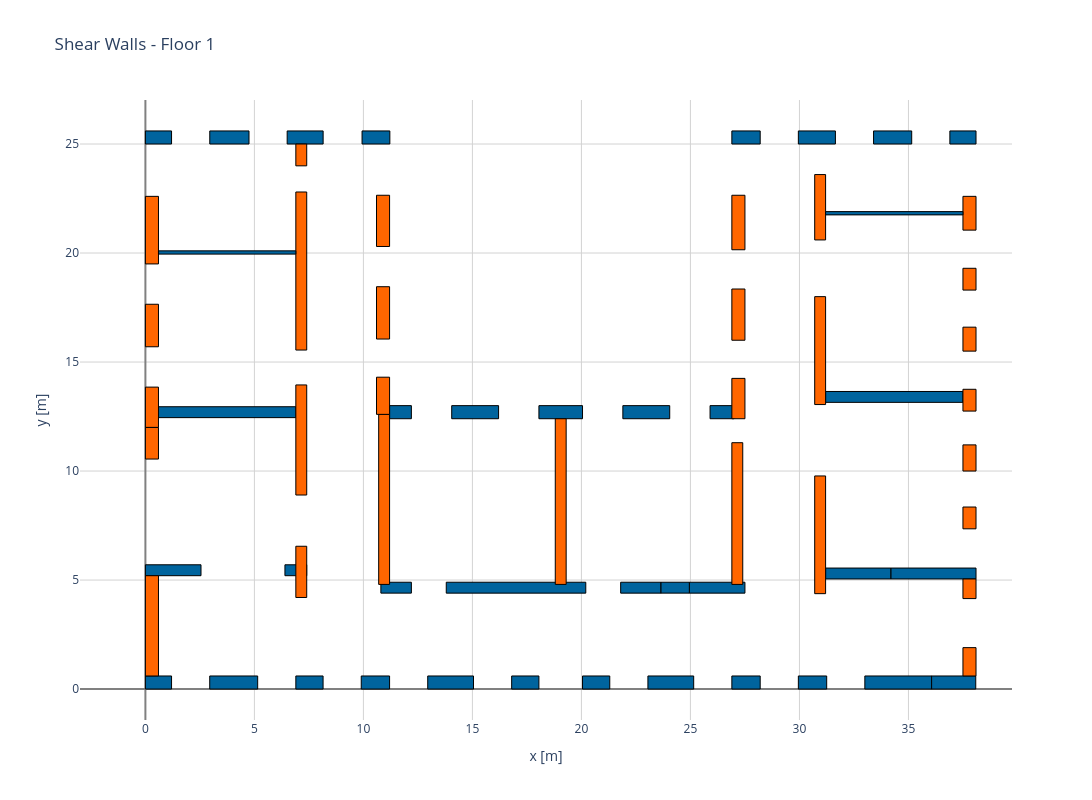

Notebook cell for this chart:
### Markdown cell above
### 2D layout

### Code cell
floor_id = 0
S.plot_floor_layout(floor_id)

### Figure 1 — Plotly figure (JSON) as saved in the notebook; plotly's stock layout.template omitted (floating-point values rounded to 4 significant figures)
{"data": [{"fill": "toself", "fillcolor": "#00649e", "hoverlabel": {"namelength": 0}, "hoveron": "fills", "hovertemplate": "%{text}<extra></extra>", "line": {"color": "black", "width": 1}, "mode": "lines", "name": "Wall F0_W1", "showlegend": false, "text": "<b>Wall F0_W1</b><br>shear wall in dir X", "type": "scatter", "x": [1.2, 0.0, 0.0, 1.2, 1.2], "y": [0.6, 0.6, 0.0, 0.0, 0.6]}, {"fill": "toself", "fillcolor": "#00649e", "hoverlabel": {"namelength": 0}, "hoveron": "fills", "hovertemplate": "%{text}<extra></extra>", "line": {"color": "black", "width": 1}, "mode": "lines", "name": "Wall F0_W2", "showlegend": false, "text": "<b>Wall F0_W2</b><br>shear wall in dir X", "type": "scatter", "x": [5.15, 2.95, 2.95, 5.15, 5.15], "y": [0.6, 0.6, 0.0, 0.0, 0.6]}, {"fill": "toself", "fillcolor": "#00649e", "hoverlabel": {"namelength": 0}, "hoveron": "fills", "hovertemplate": "%{text}<extra></extra>", "line": {"color": "black", "width": 1}, "mode": "lines", "name": "Wall F0_W3", "showlegend": false, "text": "<b>Wall F0_W3</b><br>shear wall in dir X", "type": "scatter", "x": [36.08, 33.0, 33.0, 36.08, 36.08], "y": [0.6, 0.6, 0.0, 0.0, 0.6]}, {"fill": "toself", "fillcolor": "#00649e", "hoverlabel": {"namelength": 0}, "hoveron": "fills", "hovertemplate": "%{text}<extra></extra>", "line": {"color": "black", "width": 1}, "mode": "lines", "name": "Wall F0_W4", "showlegend": false, "text": "<b>Wall F0_W4</b><br>shear wall in dir X", "type": "scatter", "x": [38.09, 36.06, 36.06, 38.09, 38.09], "y": [0.6, 0.6, 0.0, 0.0, 0.6]}, {"fill": "toself", "fillcolor": "#00649e", "hoverlabel": {"namelength": 0}, "hoveron": "fills", "hovertemplate": "%{text}<extra></extra>", "line": {"color": "black", "width": 1}, "mode": "lines", "name": "Wall F0_W5", "showlegend": false, "text": "<b>Wall F0_W5</b><br>shear wall in dir X", "type": "scatter", "x": [2.55, 0.0, 0.0, 2.55, 2.55], "y": [5.7, 5.7, 5.2, 5.2, 5.7]}, {"fill": "toself", "fillcolor": "#00649e", "hoverlabel": {"namelength": 0}, "hoveron": "fills", "hovertemplate": "%{text}<extra></extra>", "line": {"color": "black", "width": 1}, "mode": "lines", "name": "Wall F0_W6", "showlegend": false, "text": "<b>Wall F0_W6</b><br>shear wall in dir X", "type": "scatter", "x": [7.4, 6.4, 6.4, 7.4, 7.4], "y": [5.7, 5.7, 5.2, 5.2, 5.7]}, {"fill": "toself", "fillcolor": "#00649e", "hoverlabel": {"namelength": 0}, "hoveron": "fills", "hovertemplate": "%{text}<extra></extra>", "line": {"color": "black", "width": 1}, "mode": "lines", "name": "Wall F0_W7", "showlegend": false, "text": "<b>Wall F0_W7</b><br>shear wall in dir X", "type": "scatter", "x": [12.2, 10.8, 10.8, 12.2, 12.2], "y": [4.9, 4.9, 4.4, 4.4, 4.9]}, {"fill": "toself", "fillcolor": "#00649e", "hoverlabel": {"namelength": 0}, "hoveron": "fills", "hovertemplate": "%{text}<extra></extra>", "line": {"color": "black", "width": 1}, "mode": "lines", "name": "Wall F0_W8", "showlegend": false, "text": "<b>Wall F0_W8</b><br>shear wall in dir X", "type": "scatter", "x": [20.2, 13.8, 13.8, 20.2, 20.2], "y": [4.9, 4.9, 4.4, 4.4, 4.9]}, {"fill": "toself", "fillcolor": "#00649e", "hoverlabel": {"namelength": 0}, "hoveron": "fills", "hovertemplate": "%{text}<extra></extra>", "line": {"color": "black", "width": 1}, "mode": "lines", "name": "Wall F0_W9", "showlegend": false, "text": "<b>Wall F0_W9</b><br>shear wall in dir X", "type": "scatter", "x": [23.65, 21.8, 21.8, 23.65, 23.65], "y": [4.9, 4.9, 4.4, 4.4, 4.9]}, {"fill": "toself", "fillcolor": "#00649e", "hoverlabel": {"namelength": 0}, "hoveron": "fills", "hovertemplate": "%{text}<extra></extra>", "line": {"color": "black", "width": 1}, "mode": "lines", "name": "Wall F0_W10", "showlegend": false, "text": "<b>Wall F0_W10</b><br>shear wall in dir X", "type": "scatter", "x": [27.5, 24.95, 24.95, 27.5, 27.5], "y": [4.9, 4.9, 4.4, 4.4, 4.9]}, {"fill": "toself", "fillcolor": "#00649e", "hoverlabel": {"namelength": 0}, "hoveron": "fills", "hovertemplate": "%{text}<extra></extra>", "line": {"color": "black", "width": 1}, "mode": "lines", "name": "Wall F0_W11", "showlegend": false, "text": "<b>Wall F0_W11</b><br>shear wall in dir X", "type": "scatter", "x": [34.2, 31.2, 31.2, 34.2, 34.2], "y": [5.55, 5.55, 5.05, 5.05, 5.55]}, {"fill": "toself", "fillcolor": "#00649e", "hoverlabel": {"namelength": 0}, "hoveron": "fills", "hovertemplate": "%{text}<extra></extra>", "line": {"color": "black", "width": 1}, "mode": "lines", "name": "Wall F0_W12", "showlegend": false, "text": "<b>Wall F0_W12</b><br>shear wall in dir X", "type": "scatter", "x": [38.1, 34.2, 34.2, 38.1, 38.1], "y": [5.55, 5.55, 5.05, 5.05, 5.55]}, {"fill": "toself", "fillcolor": "#00649e", "hoverlabel": {"namelength": 0}, "hoveron": "fills", "hovertemplate": "%{text}<extra></extra>", "line": {"color": "black", "width": 1}, "mode": "lines", "name": "Wall F0_W13", "showlegend": false, "text": "<b>Wall F0_W13</b><br>shear wall in dir X", "type": "scatter", "x": [6.9, 0.6, 0.6, 6.9, 6.9], "y": [12.95, 12.95, 12.45, 12.45, 12.95]}, {"fill": "toself", "fillcolor": "#00649e", "hoverlabel": {"namelength": 0}, "hoveron": "fills", "hovertemplate": "%{text}<extra></extra>", "line": {"color": "black", "width": 1}, "mode": "lines", "name": "Wall F0_W14", "showlegend": false, "text": "<b>Wall F0_W14</b><br>shear wall in dir X", "type": "scatter", "x": [12.2, 11.2, 11.2, 12.2, 12.2], "y": [13.0, 13.0, 12.4, 12.4, 13.0]}, {"fill": "toself", "fillcolor": "#00649e", "hoverlabel": {"namelength": 0}, "hoveron": "fills", "hovertemplate": "%{text}<extra></extra>", "line": {"color": "black", "width": 1}, "mode": "lines", "name": "Wall F0_W15", "showlegend": false, "text": "<b>Wall F0_W15</b><br>shear wall in dir X", "type": "scatter", "x": [16.2, 14.05, 14.05, 16.2, 16.2], "y": [13.0, 13.0, 12.4, 12.4, 13.0]}, {"fill": "toself", "fillcolor": "#00649e", "hoverlabel": {"namelength": 0}, "hoveron": "fills", "hovertemplate": "%{text}<extra></extra>", "line": {"color": "black", "width": 1}, "mode": "lines", "name": "Wall F0_W16", "showlegend": false, "text": "<b>Wall F0_W16</b><br>shear wall in dir X", "type": "scatter", "x": [20.05, 18.05, 18.05, 20.05, 20.05], "y": [13.0, 13.0, 12.4, 12.4, 13.0]}, {"fill": "toself", "fillcolor": "#00649e", "hoverlabel": {"namelength": 0}, "hoveron": "fills", "hovertemplate": "%{text}<extra></extra>", "line": {"color": "black", "width": 1}, "mode": "lines", "name": "Wall F0_W17", "showlegend": false, "text": "<b>Wall F0_W17</b><br>shear wall in dir X", "type": "scatter", "x": [24.05, 21.9, 21.9, 24.05, 24.05], "y": [13.0, 13.0, 12.4, 12.4, 13.0]}, {"fill": "toself", "fillcolor": "#00649e", "hoverlabel": {"namelength": 0}, "hoveron": "fills", "hovertemplate": "%{text}<extra></extra>", "line": {"color": "black", "width": 1}, "mode": "lines", "name": "Wall F0_W18", "showlegend": false, "text": "<b>Wall F0_W18</b><br>shear wall in dir X", "type": "scatter", "x": [27.0, 25.9, 25.9, 27.0, 27.0], "y": [13.0, 13.0, 12.4, 12.4, 13.0]}, {"fill": "toself", "fillcolor": "#00649e", "hoverlabel": {"namelength": 0}, "hoveron": "fills", "hovertemplate": "%{text}<extra></extra>", "line": {"color": "black", "width": 1}, "mode": "lines", "name": "Wall F0_W19", "showlegend": false, "text": "<b>Wall F0_W19</b><br>shear wall in dir X", "type": "scatter", "x": [37.5, 31.2, 31.2, 37.5, 37.5], "y": [13.65, 13.65, 13.15, 13.15, 13.65]}, {"fill": "toself", "fillcolor": "#00649e", "hoverlabel": {"namelength": 0}, "hoveron": "fills", "hovertemplate": "%{text}<extra></extra>", "line": {"color": "black", "width": 1}, "mode": "lines", "name": "Wall F0_W20", "showlegend": false, "text": "<b>Wall F0_W20</b><br>shear wall in dir X", "type": "scatter", "x": [15.05, 12.95, 12.95, 15.05, 15.05], "y": [0.6, 0.6, 0.0, 0.0, 0.6]}, {"fill": "toself", "fillcolor": "#00649e", "hoverlabel": {"namelength": 0}, "hoveron": "fills", "hovertemplate": "%{text}<extra></extra>", "line": {"color": "black", "width": 1}, "mode": "lines", "name": "Wall F0_W21", "showlegend": false, "text": "<b>Wall F0_W21</b><br>shear wall in dir X", "type": "scatter", "x": [25.15, 23.05, 23.05, 25.15, 25.15], "y": [0.6, 0.6, 0.0, 0.0, 0.6]}, {"fill": "toself", "fillcolor": "#ff6600", "hoverlabel": {"namelength": 0}, "hoveron": "fills", "hovertemplate": "%{text}<extra></extra>", "line": {"color": "black", "width": 1}, "mode": "lines", "name": "Wall F0_W22", "showlegend": false, "text": "<b>Wall F0_W22</b><br>shear wall in dir Y", "type": "scatter", "x": [37.5, 37.5, 38.1, 38.1, 37.5], "y": [1.9, 0.6, 0.6, 1.9, 1.9]}, {"fill": "toself", "fillcolor": "#ff6600", "hoverlabel": {"namelength": 0}, "hoveron": "fills", "hovertemplate": "%{text}<extra></extra>", "line": {"color": "black", "width": 1}, "mode": "lines", "name": "Wall F0_W23", "showlegend": false, "text": "<b>Wall F0_W23</b><br>shear wall in dir Y", "type": "scatter", "x": [37.5, 37.5, 38.1, 38.1, 37.5], "y": [5.05, 4.15, 4.15, 5.05, 5.05]}, {"fill": "toself", "fillcolor": "#ff6600", "hoverlabel": {"namelength": 0}, "hoveron": "fills", "hovertemplate": "%{text}<extra></extra>", "line": {"color": "black", "width": 1}, "mode": "lines", "name": "Wall F0_W24", "showlegend": false, "text": "<b>Wall F0_W24</b><br>shear wall in dir Y", "type": "scatter", "x": [10.7, 10.7, 11.2, 11.2, 10.7], "y": [12.6, 4.8, 4.8, 12.6, 12.6]}, {"fill": "toself", "fillcolor": "#ff6600", "hoverlabel": {"namelength": 0}, "hoveron": "fills", "hovertemplate": "%{text}<extra></extra>", "line": {"color": "black", "width": 1}, "mode": "lines", "name": "Wall F0_W25", "showlegend": false, "text": "<b>Wall F0_W25</b><br>shear wall in dir Y", "type": "scatter", "x": [18.8, 18.8, 19.3, 19.3, 18.8], "y": [12.4, 4.8, 4.8, 12.4, 12.4]}, {"fill": "toself", "fillcolor": "#ff6600", "hoverlabel": {"namelength": 0}, "hoveron": "fills", "hovertemplate": "%{text}<extra></extra>", "line": {"color": "black", "width": 1}, "mode": "lines", "name": "Wall F0_W26", "showlegend": false, "text": "<b>Wall F0_W26</b><br>shear wall in dir Y", "type": "scatter", "x": [26.9, 26.9, 27.4, 27.4, 26.9], "y": [11.3, 4.8, 4.8, 11.3, 11.3]}, {"fill": "toself", "fillcolor": "#ff6600", "hoverlabel": {"namelength": 0}, "hoveron": "fills", "hovertemplate": "%{text}<extra></extra>", "line": {"color": "black", "width": 1}, "mode": "lines", "name": "Wall F0_W27", "showlegend": false, "text": "<b>Wall F0_W27</b><br>shear wall in dir Y", "type": "scatter", "x": [26.9, 26.9, 27.5, 27.5, 26.9], "y": [14.25, 12.4, 12.4, 14.25, 14.25]}, {"fill": "toself", "fillcolor": "#ff6600", "hoverlabel": {"namelength": 0}, "hoveron": "fills", "hovertemplate": "%{text}<extra></extra>", "line": {"color": "black", "width": 1}, "mode": "lines", "name": "Wall F0_W28", "showlegend": false, "text": "<b>Wall F0_W28</b><br>shear wall in dir Y", "type": "scatter", "x": [37.5, 37.5, 38.1, 38.1, 37.5], "y": [8.35, 7.35, 7.35, 8.35, 8.35]}, {"fill": "toself", "fillcolor": "#ff6600", "hoverlabel": {"namelength": 0}, "hoveron": "fills", "hovertemplate": "%{text}<extra></extra>", "line": {"color": "black", "width": 1}, "mode": "lines", "name": "Wall F0_W29", "showlegend": false, "text": "<b>Wall F0_W29</b><br>shear wall in dir Y", "type": "scatter", "x": [37.5, 37.5, 38.1, 38.1, 37.5], "y": [11.2, 10.0, 10.0, 11.2, 11.2]}, {"fill": "toself", "fillcolor": "#ff6600", "hoverlabel": {"namelength": 0}, "hoveron": "fills", "hovertemplate": "%{text}<extra></extra>", "line": {"color": "black", "width": 1}, "mode": "lines", "name": "Wall F0_W30", "showlegend": false, "text": "<b>Wall F0_W30</b><br>shear wall in dir Y", "type": "scatter", "x": [37.5, 37.5, 38.1, 38.1, 37.5], "y": [13.75, 12.75, 12.75, 13.75, 13.75]}, {"fill": "toself", "fillcolor": "#ff6600", "hoverlabel": {"namelength": 0}, "hoveron": "fills", "hovertemplate": "%{text}<extra></extra>", "line": {"color": "black", "width": 1}, "mode": "lines", "name": "Wall F0_W31", "showlegend": false, "text": "<b>Wall F0_W31</b><br>shear wall in dir Y", "type": "scatter", "x": [5.551e-17, -5.551e-17, 0.6, 0.6, 5.551e-17], "y": [13.85, 12.0, 12.0, 13.85, 13.85]}, {"fill": "toself", "fillcolor": "#ff6600", "hoverlabel": {"namelength": 0}, "hoveron": "fills", "hovertemplate": "%{text}<extra></extra>", "line": {"color": "black", "width": 1}, "mode": "lines", "name": "Wall F0_W32", "showlegend": false, "text": "<b>Wall F0_W32</b><br>shear wall in dir Y", "type": "scatter", "x": [6.9, 6.9, 7.4, 7.4, 6.9], "y": [13.95, 8.9, 8.9, 13.95, 13.95]}, {"fill": "toself", "fillcolor": "#ff6600", "hoverlabel": {"namelength": 0}, "hoveron": "fills", "hovertemplate": "%{text}<extra></extra>", "line": {"color": "black", "width": 1}, "mode": "lines", "name": "Wall F0_W33", "showlegend": false, "text": "<b>Wall F0_W33</b><br>shear wall in dir Y", "type": "scatter", "x": [10.6, 10.6, 11.2, 11.2, 10.6], "y": [14.3, 12.6, 12.6, 14.3, 14.3]}, {"fill": "toself", "fillcolor": "#ff6600", "hoverlabel": {"namelength": 0}, "hoveron": "fills", "hovertemplate": "%{text}<extra></extra>", "line": {"color": "black", "width": 1}, "mode": "lines", "name": "Wall F0_W34", "showlegend": false, "text": "<b>Wall F0_W34</b><br>shear wall in dir Y", "type": "scatter", "x": [5.551e-17, -5.551e-17, 0.6, 0.6, 5.551e-17], "y": [17.65, 15.7, 15.7, 17.65, 17.65]}, {"fill": "toself", "fillcolor": "#ff6600", "hoverlabel": {"namelength": 0}, "hoveron": "fills", "hovertemplate": "%{text}<extra></extra>", "line": {"color": "black", "width": 1}, "mode": "lines", "name": "Wall F0_W35", "showlegend": false, "text": "<b>Wall F0_W35</b><br>shear wall in dir Y", "type": "scatter", "x": [10.6, 10.6, 11.2, 11.2, 10.6], "y": [18.45, 16.05, 16.05, 18.45, 18.45]}, {"fill": "toself", "fillcolor": "#00649e", "hoverlabel": {"namelength": 0}, "hoveron": "fills", "hovertemplate": "%{text}<extra></extra>", "line": {"color": "black", "width": 1}, "mode": "lines", "name": "Wall F0_W36", "showlegend": false, "text": "<b>Wall F0_W36</b><br>shear wall in dir X", "type": "scatter", "x": [8.15, 6.9, 6.9, 8.15, 8.15], "y": [0.6, 0.6, 0.0, 0.0, 0.6]}, {"fill": "toself", "fillcolor": "#00649e", "hoverlabel": {"namelength": 0}, "hoveron": "fills", "hovertemplate": "%{text}<extra></extra>", "line": {"color": "black", "width": 1}, "mode": "lines", "name": "Wall F0_W37", "showlegend": false, "text": "<b>Wall F0_W37</b><br>shear wall in dir X", "type": "scatter", "x": [11.2, 9.9, 9.9, 11.2, 11.2], "y": [0.6, 0.6, 0.0, 0.0, 0.6]}, {"fill": "toself", "fillcolor": "#00649e", "hoverlabel": {"namelength": 0}, "hoveron": "fills", "hovertemplate": "%{text}<extra></extra>", "line": {"color": "black", "width": 1}, "mode": "lines", "name": "Wall F0_W38", "showlegend": false, "text": "<b>Wall F0_W38</b><br>shear wall in dir X", "type": "scatter", "x": [18.05, 16.8, 16.8, 18.05, 18.05], "y": [0.6, 0.6, 0.0, 0.0, 0.6]}, {"fill": "toself", "fillcolor": "#00649e", "hoverlabel": {"namelength": 0}, "hoveron": "fills", "hovertemplate": "%{text}<extra></extra>", "line": {"color": "black", "width": 1}, "mode": "lines", "name": "Wall F0_W39", "showlegend": false, "text": "<b>Wall F0_W39</b><br>shear wall in dir X", "type": "scatter", "x": [21.3, 20.05, 20.05, 21.3, 21.3], "y": [0.6, 0.6, 0.0, 0.0, 0.6]}, {"fill": "toself", "fillcolor": "#00649e", "hoverlabel": {"namelength": 0}, "hoveron": "fills", "hovertemplate": "%{text}<extra></extra>", "line": {"color": "black", "width": 1}, "mode": "lines", "name": "Wall F0_W40", "showlegend": false, "text": "<b>Wall F0_W40</b><br>shear wall in dir X", "type": "scatter", "x": [28.2, 26.9, 26.9, 28.2, 28.2], "y": [0.6, 0.6, 0.0, 0.0, 0.6]}, {"fill": "toself", "fillcolor": "#00649e", "hoverlabel": {"namelength": 0}, "hoveron": "fills", "hovertemplate": "%{text}<extra></extra>", "line": {"color": "black", "width": 1}, "mode": "lines", "name": "Wall F0_W41", "showlegend": false, "text": "<b>Wall F0_W41</b><br>shear wall in dir X", "type": "scatter", "x": [31.25, 29.95, 29.95, 31.25, 31.25], "y": [0.6, 0.6, 0.0, 0.0, 0.6]}, {"fill": "toself", "fillcolor": "#00649e", "hoverlabel": {"namelength": 0}, "hoveron": "fills", "hovertemplate": "%{text}<extra></extra>", "line": {"color": "black", "width": 1}, "mode": "lines", "name": "Wall F0_W42", "showlegend": false, "text": "<b>Wall F0_W42</b><br>shear wall in dir X", "type": "scatter", "x": [24.95, 23.65, 23.65, 24.95, 24.95], "y": [4.9, 4.9, 4.4, 4.4, 4.9]}, {"fill": "toself", "fillcolor": "#00649e", "hoverlabel": {"namelength": 0}, "hoveron": "fills", "hovertemplate": "%{text}<extra></extra>", "line": {"color": "black", "width": 1}, "mode": "lines", "name": "Wall F0_W43", "showlegend": false, "text": "<b>Wall F0_W43</b><br>shear wall in dir X", "type": "scatter", "x": [1.2, 0.0, 0.0, 1.2, 1.2], "y": [25.6, 25.6, 25.0, 25.0, 25.6]}, {"fill": "toself", "fillcolor": "#00649e", "hoverlabel": {"namelength": 0}, "hoveron": "fills", "hovertemplate": "%{text}<extra></extra>", "line": {"color": "black", "width": 1}, "mode": "lines", "name": "Wall F0_W44", "showlegend": false, "text": "<b>Wall F0_W44</b><br>shear wall in dir X", "type": "scatter", "x": [4.752, 2.952, 2.952, 4.752, 4.752], "y": [25.6, 25.6, 25.0, 25.0, 25.6]}, {"fill": "toself", "fillcolor": "#00649e", "hoverlabel": {"namelength": 0}, "hoveron": "fills", "hovertemplate": "%{text}<extra></extra>", "line": {"color": "black", "width": 1}, "mode": "lines", "name": "Wall F0_W45", "showlegend": false, "text": "<b>Wall F0_W45</b><br>shear wall in dir X", "type": "scatter", "x": [8.152, 6.502, 6.502, 8.152, 8.152], "y": [25.6, 25.6, 25.0, 25.0, 25.6]}, {"fill": "toself", "fillcolor": "#00649e", "hoverlabel": {"namelength": 0}, "hoveron": "fills", "hovertemplate": "%{text}<extra></extra>", "line": {"color": "black", "width": 1}, "mode": "lines", "name": "Wall F0_W46", "showlegend": false, "text": "<b>Wall F0_W46</b><br>shear wall in dir X", "type": "scatter", "x": [11.21, 9.938, 9.938, 11.21, 11.21], "y": [25.6, 25.6, 25.0, 25.0, 25.6]}, {"fill": "toself", "fillcolor": "#00649e", "hoverlabel": {"namelength": 0}, "hoveron": "fills", "hovertemplate": "%{text}<extra></extra>", "line": {"color": "black", "width": 1}, "mode": "lines", "name": "Wall F0_W47", "showlegend": false, "text": "<b>Wall F0_W47</b><br>shear wall in dir X", "type": "scatter", "x": [28.2, 26.9, 26.9, 28.2, 28.2], "y": [25.6, 25.6, 25.0, 25.0, 25.6]}, {"fill": "toself", "fillcolor": "#00649e", "hoverlabel": {"namelength": 0}, "hoveron": "fills", "hovertemplate": "%{text}<extra></extra>", "line": {"color": "black", "width": 1}, "mode": "lines", "name": "Wall F0_W48", "showlegend": false, "text": "<b>Wall F0_W48</b><br>shear wall in dir X", "type": "scatter", "x": [31.65, 29.95, 29.95, 31.65, 31.65], "y": [25.6, 25.6, 25.0, 25.0, 25.6]}, {"fill": "toself", "fillcolor": "#00649e", "hoverlabel": {"namelength": 0}, "hoveron": "fills", "hovertemplate": "%{text}<extra></extra>", "line": {"color": "black", "width": 1}, "mode": "lines", "name": "Wall F0_W49", "showlegend": false, "text": "<b>Wall F0_W49</b><br>shear wall in dir X", "type": "scatter", "x": [35.15, 33.4, 33.4, 35.15, 35.15], "y": [25.6, 25.6, 25.0, 25.0, 25.6]}, {"fill": "toself", "fillcolor": "#00649e", "hoverlabel": {"namelength": 0}, "hoveron": "fills", "hovertemplate": "%{text}<extra></extra>", "line": {"color": "black", "width": 1}, "mode": "lines", "name": "Wall F0_W50", "showlegend": false, "text": "<b>Wall F0_W50</b><br>shear wall in dir X", "type": "scatter", "x": [38.1, 36.9, 36.9, 38.1, 38.1], "y": [25.6, 25.6, 25.0, 25.0, 25.6]}, {"fill": "toself", "fillcolor": "#ff6600", "hoverlabel": {"namelength": 0}, "hoveron": "fills", "hovertemplate": "%{text}<extra></extra>", "line": {"color": "black", "width": 1}, "mode": "lines", "name": "Wall F0_W51", "showlegend": false, "text": "<b>Wall F0_W51</b><br>shear wall in dir Y", "type": "scatter", "x": [1.665e-16, -1.665e-16, 0.6, 0.6, 1.665e-16], "y": [5.2, 0.6, 0.6, 5.2, 5.2]}, {"fill": "toself", "fillcolor": "#ff6600", "hoverlabel": {"namelength": 0}, "hoveron": "fills", "hovertemplate": "%{text}<extra></extra>", "line": {"color": "black", "width": 1}, "mode": "lines", "name": "Wall F0_W52", "showlegend": false, "text": "<b>Wall F0_W52</b><br>shear wall in dir Y", "type": "scatter", "x": [30.7, 30.7, 31.2, 31.2, 30.7], "y": [9.775, 4.375, 4.375, 9.775, 9.775]}, {"fill": "toself", "fillcolor": "#ff6600", "hoverlabel": {"namelength": 0}, "hoveron": "fills", "hovertemplate": "%{text}<extra></extra>", "line": {"color": "black", "width": 1}, "mode": "lines", "name": "Wall F0_W53", "showlegend": false, "text": "<b>Wall F0_W53</b><br>shear wall in dir Y", "type": "scatter", "x": [30.7, 30.7, 31.2, 31.2, 30.7], "y": [18.0, 13.05, 13.05, 18.0, 18.0]}, {"fill": "toself", "fillcolor": "#ff6600", "hoverlabel": {"namelength": 0}, "hoveron": "fills", "hovertemplate": "%{text}<extra></extra>", "line": {"color": "black", "width": 1}, "mode": "lines", "name": "Wall F0_W54", "showlegend": false, "text": "<b>Wall F0_W54</b><br>shear wall in dir Y", "type": "scatter", "x": [6.9, 6.9, 7.4, 7.4, 6.9], "y": [22.8, 15.55, 15.55, 22.8, 22.8]}, {"fill": "toself", "fillcolor": "#ff6600", "hoverlabel": {"namelength": 0}, "hoveron": "fills", "hovertemplate": "%{text}<extra></extra>", "line": {"color": "black", "width": 1}, "mode": "lines", "name": "Wall F0_W55", "showlegend": false, "text": "<b>Wall F0_W55</b><br>shear wall in dir Y", "type": "scatter", "x": [26.9, 26.9, 27.5, 27.5, 26.9], "y": [18.35, 16.0, 16.0, 18.35, 18.35]}, {"fill": "toself", "fillcolor": "#ff6600", "hoverlabel": {"namelength": 0}, "hoveron": "fills", "hovertemplate": "%{text}<extra></extra>", "line": {"color": "black", "width": 1}, "mode": "lines", "name": "Wall F0_W56", "showlegend": false, "text": "<b>Wall F0_W56</b><br>shear wall in dir Y", "type": "scatter", "x": [37.5, 37.5, 38.1, 38.1, 37.5], "y": [16.6, 15.5, 15.5, 16.6, 16.6]}, {"fill": "toself", "fillcolor": "#ff6600", "hoverlabel": {"namelength": 0}, "hoveron": "fills", "hovertemplate": "%{text}<extra></extra>", "line": {"color": "black", "width": 1}, "mode": "lines", "name": "Wall F0_W57", "showlegend": false, "text": "<b>Wall F0_W57</b><br>shear wall in dir Y", "type": "scatter", "x": [37.5, 37.5, 38.1, 38.1, 37.5], "y": [19.3, 18.3, 18.3, 19.3, 19.3]}, {"fill": "toself", "fillcolor": "#ff6600", "hoverlabel": {"namelength": 0}, "hoveron": "fills", "hovertemplate": "%{text}<extra></extra>", "line": {"color": "black", "width": 1}, "mode": "lines", "name": "Wall F0_W58", "showlegend": false, "text": "<b>Wall F0_W58</b><br>shear wall in dir Y", "type": "scatter", "x": [1.11e-16, -1.11e-16, 0.6, 0.6, 1.11e-16], "y": [22.6, 19.5, 19.5, 22.6, 22.6]}, {"fill": "toself", "fillcolor": "#ff6600", "hoverlabel": {"namelength": 0}, "hoveron": "fills", "hovertemplate": "%{text}<extra></extra>", "line": {"color": "black", "width": 1}, "mode": "lines", "name": "Wall F0_W59", "showlegend": false, "text": "<b>Wall F0_W59</b><br>shear wall in dir Y", "type": "scatter", "x": [10.6, 10.6, 11.2, 11.2, 10.6], "y": [22.65, 20.3, 20.3, 22.65, 22.65]}, {"fill": "toself", "fillcolor": "#ff6600", "hoverlabel": {"namelength": 0}, "hoveron": "fills", "hovertemplate": "%{text}<extra></extra>", "line": {"color": "black", "width": 1}, "mode": "lines", "name": "Wall F0_W60", "showlegend": false, "text": "<b>Wall F0_W60</b><br>shear wall in dir Y", "type": "scatter", "x": [26.9, 26.9, 27.5, 27.5, 26.9], "y": [22.65, 20.15, 20.15, 22.65, 22.65]}, {"fill": "toself", "fillcolor": "#ff6600", "hoverlabel": {"namelength": 0}, "hoveron": "fills", "hovertemplate": "%{text}<extra></extra>", "line": {"color": "black", "width": 1}, "mode": "lines", "name": "Wall F0_W61", "showlegend": false, "text": "<b>Wall F0_W61</b><br>shear wall in dir Y", "type": "scatter", "x": [30.7, 30.7, 31.2, 31.2, 30.7], "y": [23.6, 20.6, 20.6, 23.6, 23.6]}, {"fill": "toself", "fillcolor": "#ff6600", "hoverlabel": {"namelength": 0}, "hoveron": "fills", "hovertemplate": "%{text}<extra></extra>", "line": {"color": "black", "width": 1}, "mode": "lines", "name": "Wall F0_W62", "showlegend": false, "text": "<b>Wall F0_W62</b><br>shear wall in dir Y", "type": "scatter", "x": [37.5, 37.5, 38.1, 38.1, 37.5], "y": [22.6, 21.05, 21.05, 22.6, 22.6]}, {"fill": "toself", "fillcolor": "#ff6600", "hoverlabel": {"namelength": 0}, "hoveron": "fills", "hovertemplate": "%{text}<extra></extra>", "line": {"color": "black", "width": 1}, "mode": "lines", "name": "Wall F0_W63", "showlegend": false, "text": "<b>Wall F0_W63</b><br>shear wall in dir Y", "type": "scatter", "x": [6.9, 6.9, 7.4, 7.4, 6.9], "y": [25.0, 24.0, 24.0, 25.0, 25.0]}, {"fill": "toself", "fillcolor": "#00649e", "hoverlabel": {"namelength": 0}, "hoveron": "fills", "hovertemplate": "%{text}<extra></extra>", "line": {"color": "black", "width": 1}, "mode": "lines", "name": "Wall F0_W64", "showlegend": false, "text": "<b>Wall F0_W64</b><br>shear wall in dir X", "type": "scatter", "x": [6.9, 0.6, 0.6, 6.9, 6.9], "y": [20.1, 20.1, 19.95, 19.95, 20.1]}, {"fill": "toself", "fillcolor": "#00649e", "hoverlabel": {"namelength": 0}, "hoveron": "fills", "hovertemplate": "%{text}<extra></extra>", "line": {"color": "black", "width": 1}, "mode": "lines", "name": "Wall F0_W65", "showlegend": false, "text": "<b>Wall F0_W65</b><br>shear wall in dir X", "type": "scatter", "x": [37.5, 31.2, 31.2, 37.5, 37.5], "y": [21.9, 21.9, 21.75, 21.75, 21.9]}, {"fill": "toself", "fillcolor": "#ff6600", "hoverlabel": {"namelength": 0}, "hoveron": "fills", "hovertemplate": "%{text}<extra></extra>", "line": {"color": "black", "width": 1}, "mode": "lines", "name": "Wall F0_W66", "showlegend": false, "text": "<b>Wall F0_W66</b><br>shear wall in dir Y", "type": "scatter", "x": [6.9, 6.9, 7.4, 7.4, 6.9], "y": [6.55, 4.2, 4.2, 6.55, 6.55]}, {"fill": "toself", "fillcolor": "#ff6600", "hoverlabel": {"namelength": 0}, "hoveron": "fills", "hovertemplate": "%{text}<extra></extra>", "line": {"color": "black", "width": 1}, "mode": "lines", "name": "Wall F0_W67", "showlegend": false, "text": "<b>Wall F0_W67</b><br>shear wall in dir Y", "type": "scatter", "x": [5.551e-17, -5.551e-17, 0.6, 0.6, 5.551e-17], "y": [12.0, 10.55, 10.55, 12.0, 12.0]}], "layout": {"height": 800, "plot_bgcolor": "white", "title": {"text": "Shear Walls - Floor 1"}, "width": 1100, "xaxis": {"gridcolor": "lightgray", "range": [-3, 39.75], "scaleanchor": "y", "scaleratio": 1, "title": {"text": "x [m]"}, "zerolinecolor": "gray"}, "yaxis": {"gridcolor": "lightgray", "range": [-1, 26.6], "title": {"text": "y [m]"}, "zerolinecolor": "gray"}}}
